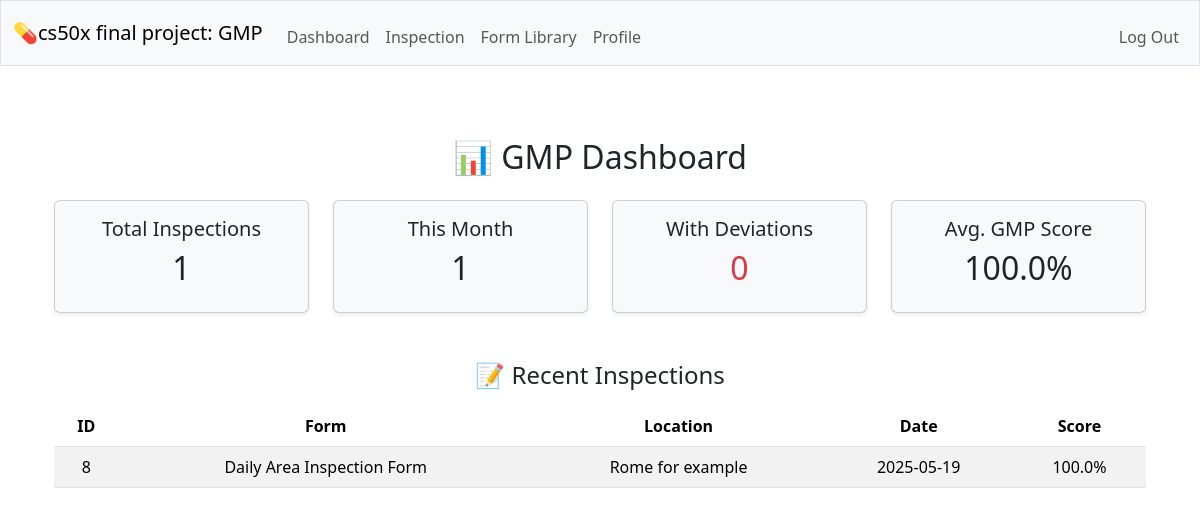
The app's page /dashboard (signed in) with its own data.
### tables this page shows
CREATE TABLE inspections (id INTEGER PRIMARY KEY AUTOINCREMENT NOT NULL, form_id INTEGER NOT NULL, inspector_id INTEGER NOT NULL, submitted_at DATETIME DEFAULT CURRENT_TIMESTAMP, location TEXT,  notes TEXT,  score REAL, FOREIGN KEY (form_id) REFERENCES forms(id), FOREIGN KEY (inspector_id) REFERENCES users(id)
);

CREATE TABLE forms (id INTEGER PRIMARY KEY AUTOINCREMENT NOT NULL, name TEXT NOT NULL UNIQUE, description TEXT NOT NULL, created_by INTEGER NOT NULL, FOREIGN KEY (created_by) REFERENCES users(id) );

### app.py (the view)
@app.route("/dashboard")
@login_required
def dashboard():
    user_id = session["user_id"]
    total_inspections = db.execute("""
        SELECT COUNT(*) AS count FROM inspections WHERE inspector_id = ?
    """, user_id)[0]["count"]
    current_month = datetime.now().strftime("%Y-%m")
    inspections_this_month = db.execute("""
        SELECT COUNT(*) AS count FROM inspections
        WHERE strftime('%Y-%m', submitted_at) = ?
    """, (current_month,))[0]["count"]
    deviations = db.execute("""
        SELECT COUNT(*) AS count FROM inspections
        WHERE inspector_id = ? AND score < 100
    """, user_id)[0]["count"]
    recent_inspections = db.execute("""
        SELECT i.id, f.name AS form_name, i.submitted_at, i.location, i.score
        FROM inspections i
        JOIN forms f ON i.form_id = f.id
        WHERE i.inspector_id = ?
        ORDER BY i.submitted_at DESC
        LIMIT 5
    """, user_id)
    avg_score = db.execute("""
        SELECT ROUND(AVG(score), 2) AS avg FROM inspections WHERE inspector_id = ?
    """, user_id)[0]["avg"] or 0
    return render_template("dashboard.html", total=total_inspections, this_month=inspections_this_month,
                           deviations=deviations, recent=recent_inspections, avg_score=avg_score)

### helpers.py (called while the page is built)
def login_required(f):
    @wraps(f)
    def decorated_function(*args, **kwargs):
        if session.get("user_id") is None:
            return redirect("/login")
        return f(*args, **kwargs)
    return decorated_function

### templates/dashboard.html (shortened to what this page needs)
{% extends "layout.html" %}
{% block main %}
<div class="container py-4">
    <h2 class="mb-4">📊 GMP Dashboard</h2>
    <div class="row text-center mb-4">
        <div class="col-md-3">
            <div class="card bg-light shadow-sm">
                <div class="card-body">
                    <h5>Total Inspections</h5>
                    <h2>{{ total }}</h2>
                </div>
            </div>
        </div>
        <div class="col-md-3">
            <div class="card bg-light shadow-sm">
                <div class="card-body">
                    <h5>This Month</h5>
                    <h2>{{ this_month }}</h2>
                </div>
            </div>
        </div>
        <div class="col-md-3">
            <div class="card bg-light shadow-sm">
                <div class="card-body">
                    <h5>With Deviations</h5>
                    <h2 class="text-danger">{{ deviations }}</h2>
                </div>
            </div>
        </div>
        <div class="col-md-3">
            <div class="card bg-light shadow-sm">
                <div class="card-body">
                    <h5>Avg. GMP Score</h5>
                    <h2>{{ avg_score }}%</h2>
                </div>
            </div>
        </div>
    </div>
    <h4 class="mt-5">📝 Recent Inspections</h4>
    <table class="table table-striped table-hover mt-3">
        <thead>
            <tr>
                <th>ID</th>
                <th>Form</th>
                <th>Location</th>
                <th>Date</th>
                <th>Score</th>
            </tr>
        </thead>
        <tbody>
            {% for inspection in recent %}
            <tr>
                <td>{{ inspection.id }}</td>
                <td>{{ inspection.form_name }}</td>
                <td>{{ inspection.location }}</td>
                <td>{{ inspection.submitted_at[:10] }}</td>
                <td>{{ inspection.score }}%</td>
            </tr>
            {% else %}
            <tr>
                <td colspan="5" class="text-center">No inspections found.</td>
            </tr>
            {% endfor %}
        </tbody>
    </table>
</div>
{% endblock %}

### records on screen
inspections: id "8", form_name "Daily Area Inspection Form", location "Rome for example", submitted_at "2025-05-19", score "100.0"

### other values on screen
{{ total }} "1"
{{ this_month }} "1"
{{ deviations }} "0"
{{ avg_score }} "100.0"
